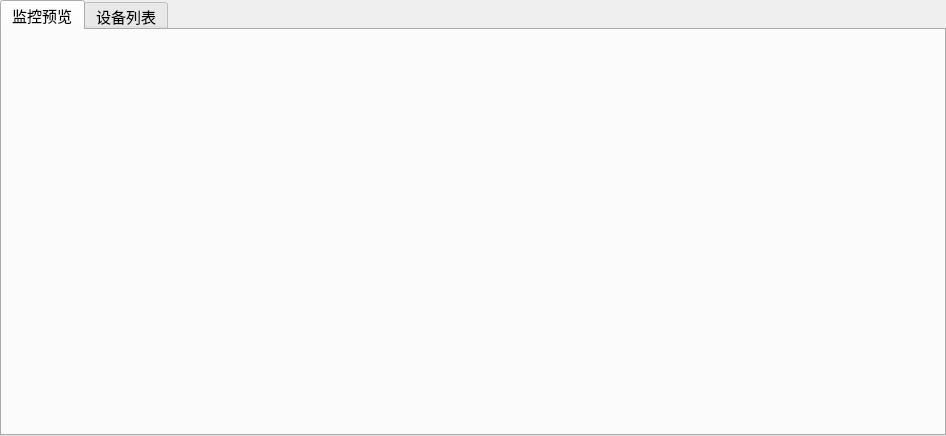
<?xml version="1.0" encoding="UTF-8"?>
<ui version="4.0">
 <class>ControlTabWidget</class>
 <widget class="QWidget" name="ControlTabWidget">
  <property name="geometry">
   <rect>
    <x>0</x>
    <y>0</y>
    <width>946</width>
    <height>436</height>
   </rect>
  </property>
  <property name="windowTitle">
   <string>Form</string>
  </property>
  <layout class="QVBoxLayout" name="verticalLayout">
   <property name="leftMargin">
    <number>0</number>
   </property>
   <property name="topMargin">
    <number>0</number>
   </property>
   <property name="rightMargin">
    <number>0</number>
   </property>
   <property name="bottomMargin">
    <number>0</number>
   </property>
   <item>
    <widget class="QTabWidget" name="tabWidgetControl">
     <property name="font">
      <font>
       <family>Arial</family>
       <pointsize>11</pointsize>
       <weight>50</weight>
       <italic>false</italic>
       <bold>false</bold>
      </font>
     </property>
     <property name="styleSheet">
      <string notr="true">font: 11pt &quot;Arial&quot;;</string>
     </property>
     <property name="currentIndex">
      <number>0</number>
     </property>
     <widget class="FrameWidget" name="tabFrame">
      <attribute name="title">
       <string>监控预览</string>
      </attribute>
     </widget>
     <widget class="TableWidget" name="tabTableWidget">
      <attribute name="title">
       <string>设备列表</string>
      </attribute>
     </widget>
    </widget>
   </item>
  </layout>
 </widget>
 <customwidgets>
  <customwidget>
   <class>FrameWidget</class>
   <extends>QWidget</extends>
   <header location="global">maincontent\controlwidget\framecontrol\framewidget.h</header>
   <container>1</container>
  </customwidget>
  <customwidget>
   <class>TableWidget</class>
   <extends>QWidget</extends>
   <header location="global">maincontent\controlwidget\tablecontrol\tablewidget.h</header>
   <container>1</container>
  </customwidget>
 </customwidgets>
 <resources/>
 <connections/>
</ui>
